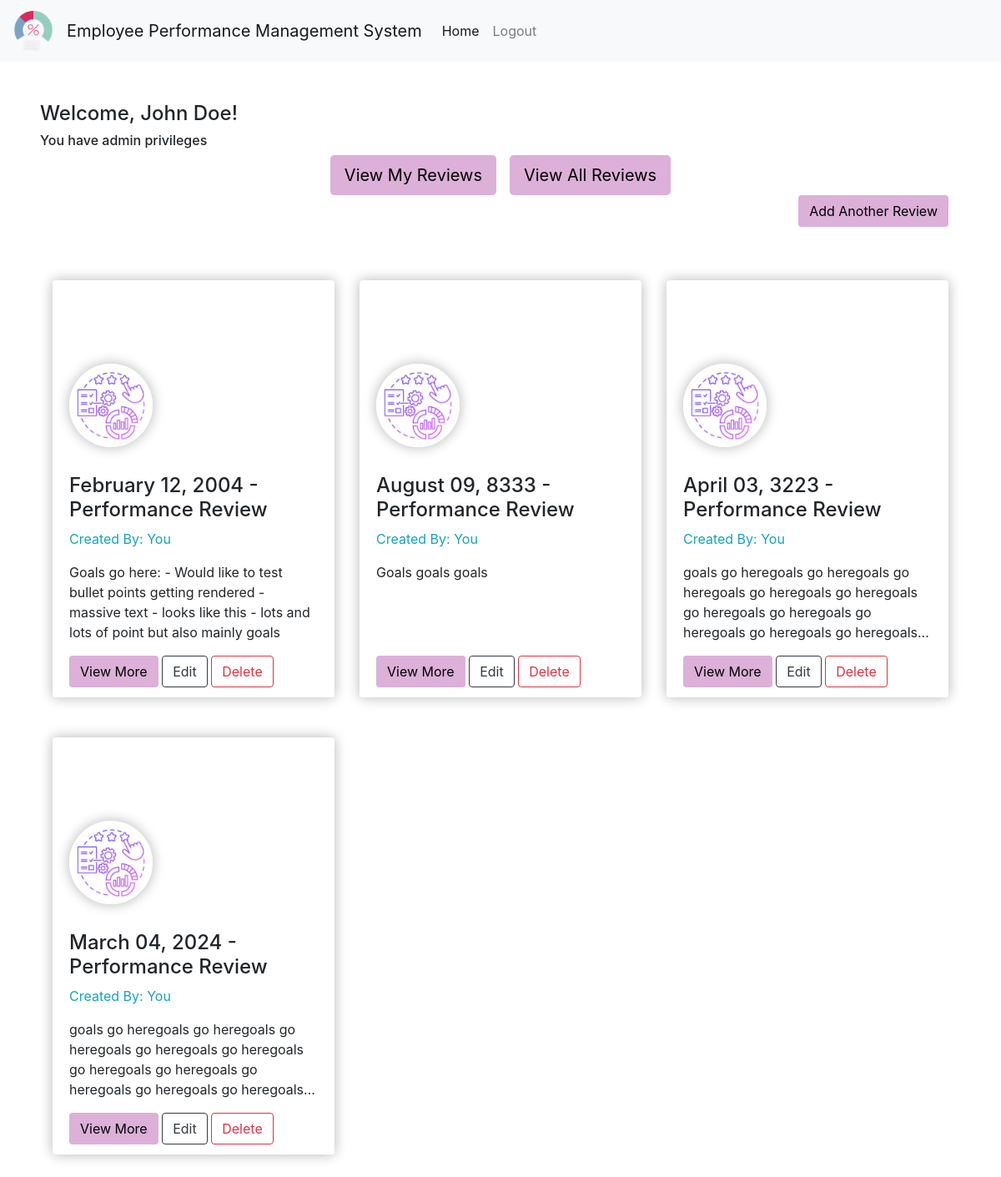
The app's page /home (signed in), older data.
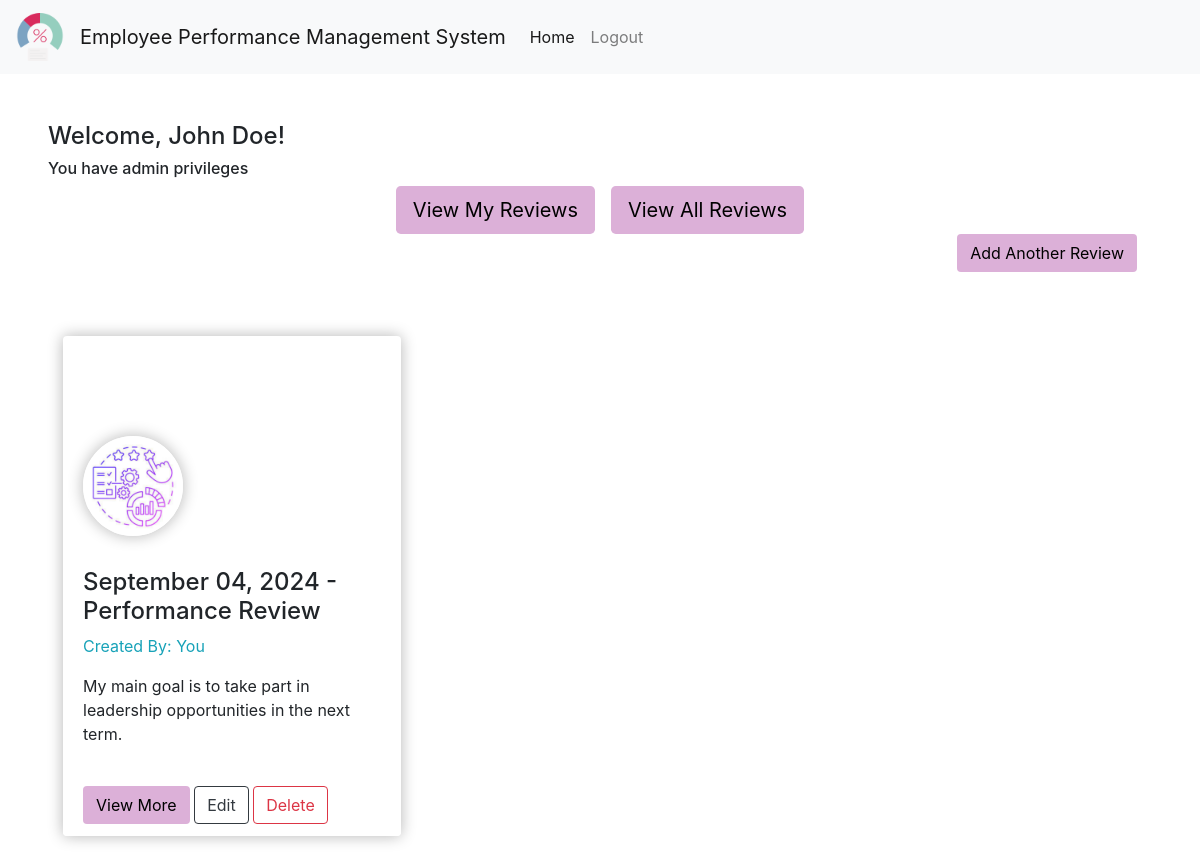
The same page, newer data.
### app/models.py (models this page shows, shortened)
class Employee(Base, UserMixin):
    __tablename__ = "employees"
    name = Column(String(60), nullable=False)
    employee_number = Column(Integer, unique=True, nullable=False, primary_key=True)
    username = Column(String(40), unique=True, nullable=False)
    email = Column(String(120), unique=True, nullable=False)
    password = Column(String(40), nullable=False)
    is_admin = Column(Boolean, default=False)
    reviews = relationship("Review", backref="employee", lazy=True)

class Review(Base):
    __tablename__ = "reviews"
    review_id = Column(Integer, primary_key=True)
    employee_number = Column(
        Integer, ForeignKey("employees.employee_number"), nullable=False
    )
    review_date = Column(DateTime, nullable=False)
    reviewer_id = Column(Integer, unique=True, nullable=False)
    overall_performance_rating = Column(
        Enum(
            "Excellent", "Good", "Satisfactory", "Needs Improvement", "Unsatisfactory"
        ),
        nullable=False,
    )
    goals = Column(String, nullable=False)
    reviewer_comments = Column(String, nullable=False)

### app/routes.py (the view)
@main.route("/home")
@login_required
def home():
    session = get_session()
    if current_user.is_admin and "all_reviews" in request.args:
        employee_reviews = session.query(Review).all()
    else:
        employee_reviews = (
            session.query(Review)
            .filter_by(employee_number=current_user.employee_number)
            .all()
        )
    return render_template("home.html", reviews=employee_reviews)

### app/__init__.py (called while the page is built)
    def _login_manager(self):
        self.session = get_session()
        self.login_manager.login_view = "auth.login"
        self.login_manager.init_app(self.app)
        @self.login_manager.user_loader
        def load_user(employee_number):
            return self.session.query(Employee).get(employee_number)

### app/database.py (called while the page is built)
def get_session():
    if engine is None:
        raise RuntimeError("Engine is not initialized")
    return Session(bind=engine)

### app/templates/home.html (shortened to what this page needs)
{% extends "base.html" %}
{% block content %}
{% if current_user.is_authenticated %}
  <h4>Welcome, {{ current_user.name }}!</h4>
  {% if current_user.is_admin %}
    <h6>You have admin privileges</h6>
  {% else %}
    <h6>You have regular user privileges</h6>
  {% endif %}
  <div class="container">
    {% if current_user.is_admin %}
      <div class="d-flex justify-content-center gap-2">
        <a href="{{ url_for('main.home') }}" class="btn button-custom btn-lg mx-2">View My Reviews</a>
        <a href="{{ url_for('main.home', all_reviews=True) }}" class="btn button-custom btn-lg mx-2">View All Reviews</a>
      </div>
    {% endif %}
    {% if reviews %}
      <div class="text-right mb-3">
        <a href="{{ url_for('main.create_review') }}" class="btn button-custom">Add Another Review</a>
      </div>
      <div class="row pt-5">
        {% for review in reviews %}
          <div class="col-md-6 col-lg-4 pb-5">
            <div class="card card-custom bg-white border-white border-0">
              <div class="card-custom-img" style="
                background-image: url(http://res.cloudinary.com/d3/image/upload/c_scale,q_auto:good,w_1110/trianglify-v1-cs85g_cc5d2i.jpg);
              "></div>
              <div class="card-custom-avatar">
                <img class="img-fluid" src="../static/performance-logo.png" alt="Avatar" />
              </div>
              <div class="card-body" style="overflow-y: auto">
                <p class="card-title">
                  <h4>{{ review.review_date.strftime('%B %d, %Y') }} - Performance Review</h4>
                  {% if current_user.is_admin %}
                    <h7 class="text-info">
                      Created By: {% if current_user.employee_number == review.employee_number %}
                        You
                      {% else %}
                        {{ review.employee_number }}
                      {% endif %}
                    </h7>
                  {% endif %}
                </p>
                <div class="card-text-container">
                  <p class="card-text">{{ review.goals|safe }}</p>
                </div>
              </div>
              <div class="card-footer" style="background: inherit; border-color: inherit">
                <button data-bs-toggle="modal" data-bs-target="#view-more-modal-{{ loop.index }}" class="btn button-custom" style="color:black;">
                  View More
                </button>
                <form action="{{ url_for('main.update_review', review_id=review.review_id) }}" method="GET" class="d-inline-block">
                  <button type="submit" class="btn btn-outline-dark">Edit</button>
                </form>
                {% if current_user.is_admin %}
                  <button href="#" data-review-id="{{ review.review_id }}" data-bs-toggle="modal" data-bs-target="#confirm-delete-modal" class="btn btn-outline-danger delete-btn">
                    Delete
                  </button>
                {% else %}
                  <button class="btn btn-outline-danger disabled tx" data-toggle="tooltip" data-placement="bottom" title="Only the admin can delete this review" class="float-right">
                    Delete
                  </button>
                {% endif %}
              </div>
            </div>
          </div>
        {% endfor %}
      </div>
    {% else %}
      <div class="text-center pt-5">
        <a href="{{ url_for('main.create_review') }}" class="btn button-custom">Add Your First Review</a>
      </div>
    {% endif %}
  </div>
{% else %}
  <div id="flash-message" class="alert alert-warning" role="alert">
    <strong>Warning:</strong> Please log in to access this page.
  </div>
{% endif %}
{% endblock %}

### app/templates/base.html (shortened to what this page needs)
<!DOCTYPE html>
<html lang="en">
  <head>
    <link rel="stylesheet" href="{{ url_for('static', filename='style.css') }}" />
    <link
      rel="stylesheet"
      href="https://cdn.jsdelivr.net/npm/bootstrap@4.0.0/dist/css/bootstrap.min.css"
    />
    <link
      rel="stylesheet"
      href="https://cdn.jsdelivr.net/npm/bootstrap-icons@1.3.0/font/bootstrap-icons.css"
    />
  </head>
  <body>
    <div class="nav-container">
      <nav class="navbar navbar-expand-lg navbar-light bg-light">
        <a class="navbar-brand" href="{{ url_for('main.home') }}">
          <img style="height: 3rem" src="../static/logo.png" alt="Logo" />
        </a>
        <a class="navbar-brand" href="{{ url_for('main.home') }}">
          Employee Performance Management System
        </a>
        <div class="collapse navbar-collapse" id="navbarSupportedContent">
          <ul class="navbar-nav">
            <li class="nav-item active">
              <a class="nav-link" href="{{ url_for('main.home') }}">
                Home <span class="sr-only">(current)</span>
              </a>
            </li>
            {% if current_user.is_authenticated %}
            <li class="nav-item">
              <a class="nav-link" href="{{ url_for('auth.logout') }}" data-bs-toggle="modal" data-bs-target="#logout-modal">Logout</a>
            </li>
            {% endif %}
          </ul>
        </div>
      </nav>
    </div>
    <div class="content">{% block content %}{% endblock content %}</div>
  </body>
</html>

### app/static/style.css (style rules this page uses)
* { margin: 0; padding: 0; }
body { font-family: "Open Sans", sans-serif; text-decoration: none; }
.content { padding: 3rem; }
.button-custom { background-color: rgb(220, 176, 216); color: black; }
.card-custom { overflow: hidden; height: 500px; box-shadow: 0 0 15px rgba(10, 10, 10, 0.3); }
.card-custom-img { height: 200px; min-height: 200px; background-repeat: no-repeat; background-size: cover; background-position: center; border-color: inherit; }
.card-custom-img::after { position: absolute; content: ""; top: 161px; left: 0; width: 0; height: 0; border-style: solid; border-top-width: 40px; border-right-width: 0; border-bottom-width: 0; border-left-width: 545px; border-left-width: calc(575px - 5vw); border-top-color: transparent; border-right-color: transparent; border-bottom-color: transparent; border-left-color: inherit; }
.card-custom-avatar img { border-radius: 50%; box-shadow: 0 0 15px rgba(10, 10, 10, 0.3); position: absolute; top: 100px; left: 1.25rem; width: 100px; height: 100px; }
.card-text-container { display: -webkit-box; -webkit-box-orient: vertical; -webkit-line-clamp: 4; overflow: hidden; text-overflow: ellipsis; }

Row changes from the older to the newer data that the page shows:
removed Review: review_date "February 12, 2004", shows "You", goals "Goals go here: - Would like to test bullet points getting rendered - massive text - looks like this - lots and lots of point but also mainly goals"
removed Review: review_date "August 09, 8333", shows "You", goals "Goals goals goals"
removed Review: review_date "April 03, 3223", shows "You", goals "goals go heregoals go heregoals go heregoals go heregoals go heregoals go heregoals go heregoals go heregoals go heregoals go…"
removed Review: review_date "March 04, 2024", shows "You", goals "goals go heregoals go heregoals go heregoals go heregoals go heregoals go heregoals go heregoals go heregoals go heregoals go…"
added Review: review_date "September 04, 2024", shows "You", goals "My main goal is to take part in leadership opportunities in the next term."
